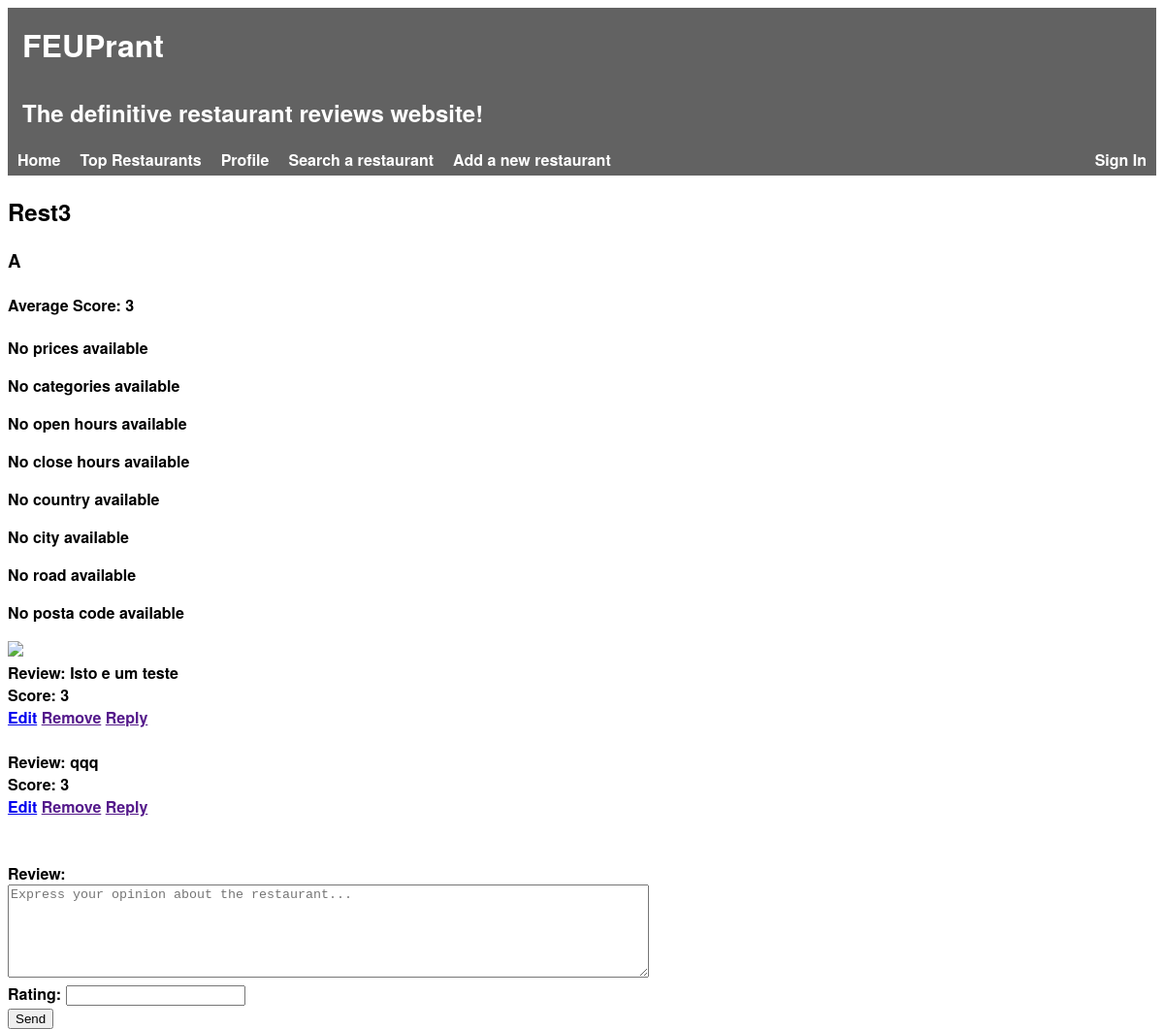
/templates/restaurant.php?idRestaurant=3, run on the app's committed database.
### tables this page shows
CREATE TABLE Restaurant(
    idRestaurant        INTEGER PRIMARY KEY AUTOINCREMENT,
    name                STRING NOT NULL,
    description         STRING NOT NULL,
    score               FLOAT NOT NULL,

    idOwner             INTEGER REFERENCES Owner(idOwner),
    idRestaurantInfo    INTEGER REFERENCES RestaurantInfo(idRestaurantInfo)
);

CREATE TABLE Review(
    idReview    INTEGER PRIMARY KEY AUTOINCREMENT,
    score       INTEGER NOT NULL,
    comment     STRING,

    idRestaurant    INTEGER REFERENCES Restaurant(idRestaurant),
    idUser      INTEGER REFERENCES User(idUser)
);

### database/db_restaurants.php (called while the page is built, shortened)
<?php
function getRestaurantById($idRestaurant) {
    global $db;
    $stmt = $db->prepare('SELECT * FROM Restaurant WHERE idRestaurant = :id');
    $stmt->bindParam(':id', $idRestaurant);
    $stmt->execute();
    return $stmt->fetch();
}
?>

### database/db_restaurants_info.php (called while the page is built, shortened)
<?php
    function getInfoById($idRestaurantInfo) {
        global $db;
        $stmt = $db->prepare('SELECT * FROM RestaurantInfo WHERE idRestaurantInfo = :id');
        $stmt->bindParam(':id', $idRestaurantInfo);
        $stmt->execute();
        return $stmt->fetch();
    }
?>

### database/db_localization.php (called while the page is built, shortened)
<?php
    function getLocalizationById($idLocalization) {
        global $db;
        $stmt = $db->prepare('SELECT * FROM Localization WHERE idLocalization = :id');
        $stmt->bindParam(':id', $idLocalization);
        $stmt->execute();
        return $stmt->fetch();
    }
?>

### database/db_photo.php (called while the page is built, shortened)
<?php
    function getPhotoById($idRestaurantInfo) {
        global $db;
        $stmt = $db->prepare('SELECT * FROM PhotoRestaurant WHERE idRestaurantInfo = :id');
        $stmt->bindParam(':id', $idRestaurantInfo);
        $stmt->execute();
        return $stmt->fetch();
    }
?>

### database/db_review.php (called while the page is built, shortened)
<?php
    function getAllReviews($id) {
        global $db;
        $stmt = $db->prepare('SELECT * FROM Review WHERE idRestaurant = :id');
        $stmt->bindParam(':id', $id);
        $stmt->execute();
        return $stmt->fetchAll();
    }
?>

### templates/restaurant.php (the view, shortened to what this page needs)
<?php
    include_once('../database/connection.php');
    include_once('../database/db_restaurants.php');
    include_once('../database/db_restaurants_info.php');
    include_once('../database/db_photo.php');
    include_once('../database/db_localization.php');
    include_once('../database/db_review.php');
    if(isset($_GET['idRestaurant'])) {
        $restaurant = getRestaurantById($_GET['idRestaurant']);
    } else {
        $_SESSION['idRestaurant'] = $_SESSION['restaurant'];
        $restaurant = $_SESSION['restaurant'];
        if($restaurant == false)
            die('There was no restaurant with the specified id');
    }
    $info = getInfoById($restaurant['idRestaurantInfo']);
    $localization = getLocalizationById($info['idLocalization']);
    $photo = getPhotoById($info['idRestaurantInfo']);
    $reviews = getAllReviews($_GET['idRestaurant']);
    include_once('header.php');
?>
<section>
    <div id='restaurant'>
        <h2><?=$restaurant['name']?></h2>
        <h3><?=$restaurant['description']?></h3>
        <h4>Average Score: <?=$restaurant['score']?></h3>
    <div id='restaurantInfo'>
        <?php if($info['price']) { ?>
            <p>Price: <?=$info['price']?></p>
        <?php } else { ?>
            <p>No prices available</p>
        <?php } ?>
        <?php if($info['category']) { ?>
            <p>Categories: <?=$info['category']?></p>
        <?php } else { ?>
            <p>No categories available</p>
        <?php } ?>
        <?php if($info['openHours']) { ?>
            <p>Open Hours: <?=$info['openHours']?></p>
        <?php } else { ?>
            <p>No open hours available</p>
        <?php } ?>
        <?php if($info['closeHours']) { ?>
            <p>Close hours: <?=$info['closeHours']?></p>
        <?php } else { ?>
            <p>No close hours available</p>
        <?php } ?>
    </div>
    <div id="localization">
        <?php if($localization['country']) { ?>
            <p>Country: <?=$localization['country']?></p>
        <?php } else { ?>
            <p>No country available</p>
        <?php } ?>
        <?php if($localization['city']) { ?>
            <p>City: <?=$localization['city']?></p>
        <?php } else { ?>
            <p>No city available</p>
        <?php } ?>
        <?php if($localization['road']) { ?>
            <p>Road: <?=$localization['road']?></p>
        <?php } else { ?>
            <p>No road available</p>
        <?php } ?>
        <?php if($localization['postalCode']) { ?>
            <p>Postal Code: <?=$localization['postalCode']?></p>
        <?php } else { ?>
            <p>No posta code available</p>
        <?php } ?>
    </div>
    <div id="photos">
            <img src="../images/originals/<?=$photo['idPhoto']?>.jpg">
    </div>
    <div id='reviews'>
        <?php if($reviews)
            foreach($reviews as $review) { ?>
                <label>Review: </label><?=$review['comment']?>
                <br>
                <label>Score: </label><?=$review['score']?>
                <br>
                <a href="edit_review.php?idReview=<?=$review['idReview']?>">Edit</a>
                <a href="">Remove</a>
                <a href="">Reply</a>
                <br><br>
            <?php } ?>
    </div>
    <?php include_once('write_review.php'); ?>
</section>

### css/header.css (style rules this page uses)
html { font-family: 'Helvetica Neue', sans-serif; font-weight: bold; height: 100%; }

### data on the page
restaurant: name "Rest3", description "A", score "3"
review: comment "Isto e um teste", score "3"
review: comment "qqq", score "3"
